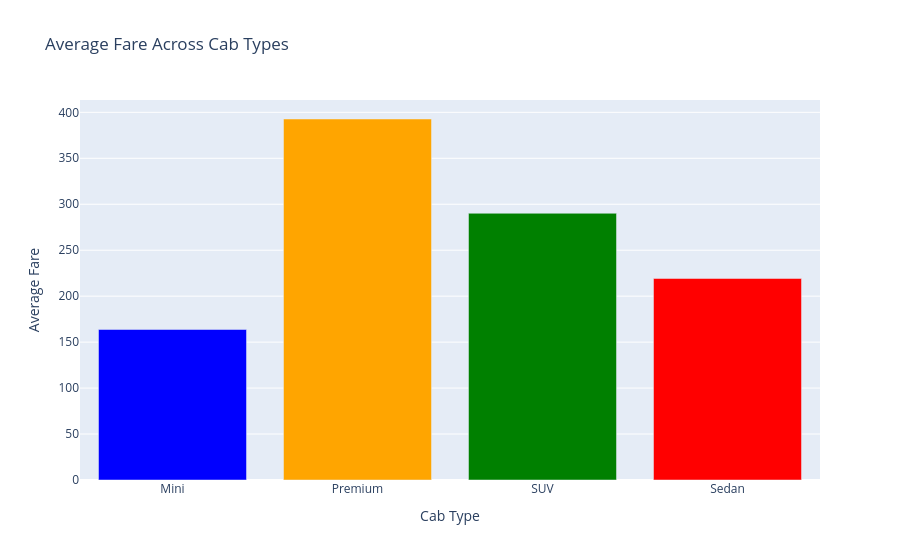

Notebook code for this chart:
### Code cell
# Compare average fare across cab types

fig = px.bar(
    average_fare_by_cab,
    title="Average Fare Across Cab Types",
    color=average_fare_by_cab.index,
    color_discrete_sequence=["blue", "orange", "green", "red"]
)

fig.update_layout(
    xaxis_title="Cab Type",
    yaxis_title="Average Fare",
    showlegend=False
)

fig.show()

### Figure 1 — Plotly figure (JSON) as saved in the notebook; plotly's stock layout.template omitted (floating-point values rounded to 4 significant figures)
{"data": [{"hovertemplate": "color=Mini<br>Cab_Type=%{x}<br>value=%{y}<extra></extra>", "legendgroup": "Mini", "marker": {"color": "blue", "pattern": {"shape": ""}}, "name": "Mini", "orientation": "v", "showlegend": true, "textposition": "auto", "type": "bar", "x": ["Mini"], "xaxis": "x", "y": [163.7], "yaxis": "y"}, {"hovertemplate": "color=Premium<br>Cab_Type=%{x}<br>value=%{y}<extra></extra>", "legendgroup": "Premium", "marker": {"color": "orange", "pattern": {"shape": ""}}, "name": "Premium", "orientation": "v", "showlegend": true, "textposition": "auto", "type": "bar", "x": ["Premium"], "xaxis": "x", "y": [392.7], "yaxis": "y"}, {"hovertemplate": "color=SUV<br>Cab_Type=%{x}<br>value=%{y}<extra></extra>", "legendgroup": "SUV", "marker": {"color": "green", "pattern": {"shape": ""}}, "name": "SUV", "orientation": "v", "showlegend": true, "textposition": "auto", "type": "bar", "x": ["SUV"], "xaxis": "x", "y": [290.2], "yaxis": "y"}, {"hovertemplate": "color=Sedan<br>Cab_Type=%{x}<br>value=%{y}<extra></extra>", "legendgroup": "Sedan", "marker": {"color": "red", "pattern": {"shape": ""}}, "name": "Sedan", "orientation": "v", "showlegend": true, "textposition": "auto", "type": "bar", "x": ["Sedan"], "xaxis": "x", "y": [219.2], "yaxis": "y"}], "layout": {"barmode": "relative", "legend": {"title": {"text": "color"}, "tracegroupgap": 0}, "showlegend": false, "title": {"text": "Average Fare Across Cab Types"}, "xaxis": {"anchor": "y", "domain": [0, 1], "title": {"text": "Cab Type"}}, "yaxis": {"anchor": "x", "domain": [0, 1], "title": {"text": "Average Fare"}}}}
